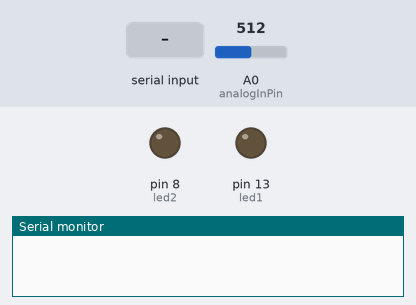
This sketch was run on a simulated Arduino Uno, built with avr-gcc and run on an emulated ATmega328P. Shown: output pins drawn as LEDs (lit = HIGH), the last lines printed to the serial monitor. The inputs (shaded band) are chosen by the test bench; at power-on: A0 (analogInPin) = 512.

Above: at 1.2 s.
1.3 s: "S" received over Serial
At 1.8 s:
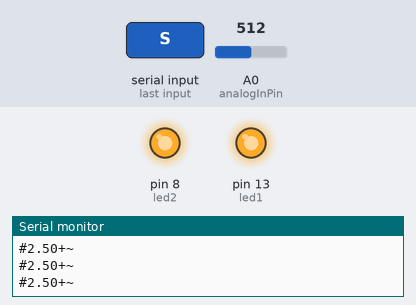
3.0 s: "Q" received over Serial
At 3.3 s:
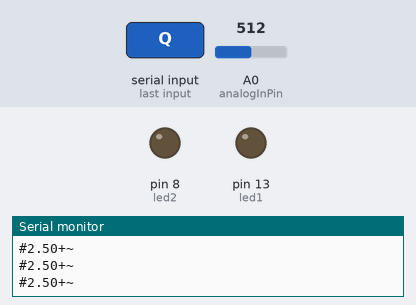
Timing chart, 0 to 6.0 s (numbered marks = the images above; inputs shaded):
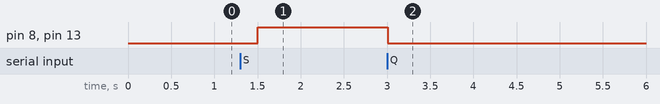

Measured:
- after the input at 1.3 s, pin 8 (led2), pin 13 (led1): LOW → HIGH after 0.20 s
- after the input at 3.0 s, pin 8 (led2), pin 13 (led1): HIGH → LOW at once

The sketch:

Arduino_Sensors.ino
```cpp
int led1 = 13;
int led2 = 8;

const int analogInPin = A0;

float sensorValue;
float voltageValue;

//Char used for reading in Serial characters
char inbyte = 0;

void setup() {
  // initialise serial communications at 9600 bps:
  Serial.begin(9600);

  pinMode(led1, OUTPUT);
  pinMode(led2, OUTPUT);

  pinMode(10, INPUT); // Setup for leads off detection LO +
  pinMode(11, INPUT); // Setup for leads off detection LO -

  digitalWrite(led1, LOW);
  digitalWrite(led2, LOW);
}

void loop() {

  //when serial values have been received this will be true
  if (Serial.available() > 0)
  {
    inbyte = Serial.read();

    switch(inbyte){
      case 'S':
        //LED on
        digitalWrite(led1, HIGH);
        digitalWrite(led2, HIGH);
        start();
        break;
    }
  }
  delay(500);
}

void start(){
  while(1){
    //Serial.print('s');
    //Serial.print(floatMap(analogRead(sensorPin),0,1023,0,5),2);
    sensorValue = analogRead(analogInPin);
    voltageValue = floatMap(sensorValue, 0, 1023, 0, 5);
    //voltageValue = map(sensorValue, 0, 1023, 0, 5);
    //voltageValue = ((sensorValue/1023)*5);
    sendAndroidValues();

    if(Serial.available()>0){
      if (Serial.read()=='Q'){
        //LED off
        digitalWrite(led1, LOW);
        digitalWrite(led2, LOW);
        return;
      }
    }
  }
}

//sends the values from the sensor over serial to BT module
void sendAndroidValues()
 {
  //puts # before the values so our app knows what to do with the data
  Serial.print('#');
  Serial.print(voltageValue);
  Serial.print('+');

  Serial.print('~'); //used as an end of transmission character - used in app for string length
  Serial.println();
  delay(100);        //added a delay to eliminate missed transmissions
}

float floatMap(float x, float inMin, float inMax, float outMin, float outMax){
  return (x-inMin)*(outMax-outMin)/(inMax-inMin)+outMin;
}
```
